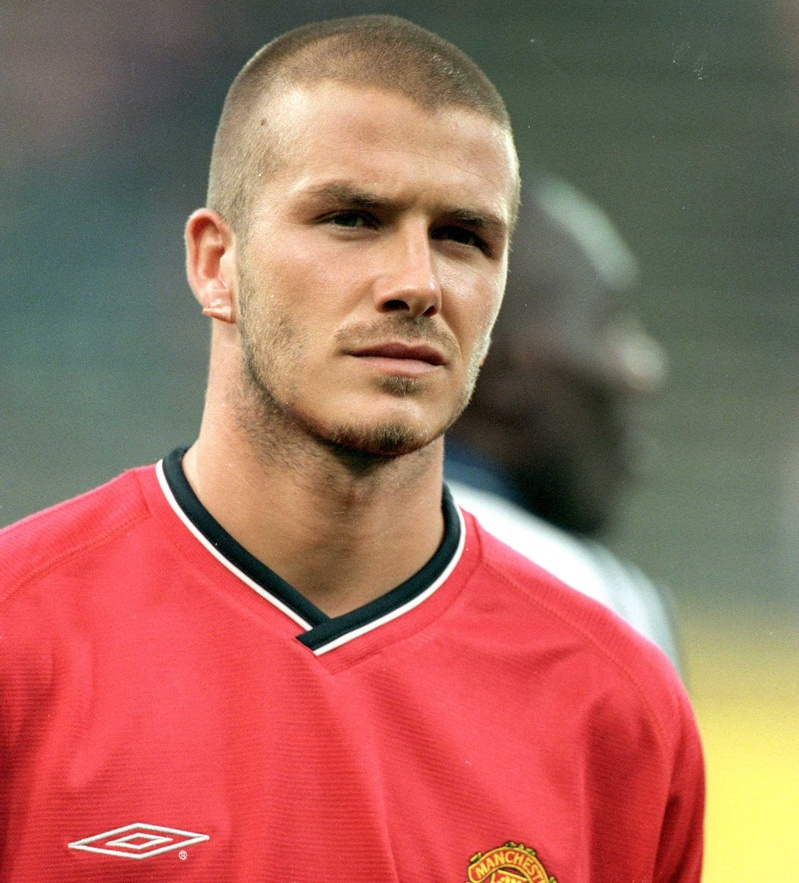
#> input picture images/beckham.jpg, 799 x 883 px, shrunk from 1920 x 2120 before the run
$ python beckham.py
#> lines starting #> are read from the running program, lines starting #| are printed output that depends on the picture
#https://www.udemy.com/pythoncv/learn/v4/t/lecture/5563978?start=0
import numpy as np
import cv2

pic = cv2.imread(r'images/beckham.jpg')
#> pic is the input picture: shape (883, 799, 3); mean B, G, R 93.4, 107.3, 159.6
cols = pic.shape[1]
#> cols = 799
rows = pic.shape[0]
#> rows = 883

M = np.float32([[1, 0, 150], [0, 1, 70]])

shifted = cv2.warpAffine(pic, M, (cols, rows))
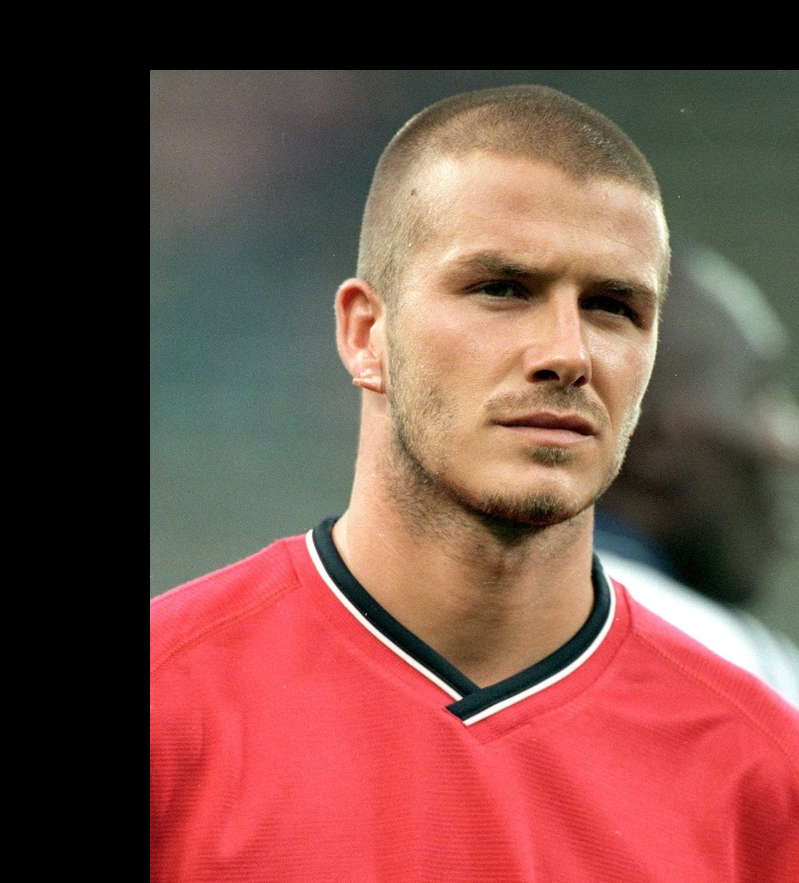
#> shifted: shape (883, 799, 3); mean B, G, R 71, 78.9, 120.8
cv2.imshow('shifted', shifted)
cv2.waitKey(0)
cv2.destroyAllWindows()

$ run again, with images/arnie_30_30_200_2001.jpg copied over images/beckham.jpg
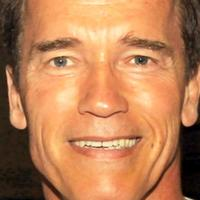
#> input picture images/arnie_30_30_200_2001.jpg, 200 x 200 px
#> pic is the input picture: shape (200, 200, 3); mean B, G, R 86.1, 127.7, 186.2
#> `shifted = cv2.warpAffine(pic, M, (cols, rows))`:
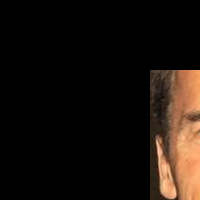
#> shifted: shape (200, 200, 3); mean B, G, R 12, 17.3, 25.1

$ run again, with images/dice_small.jpg copied over images/beckham.jpg
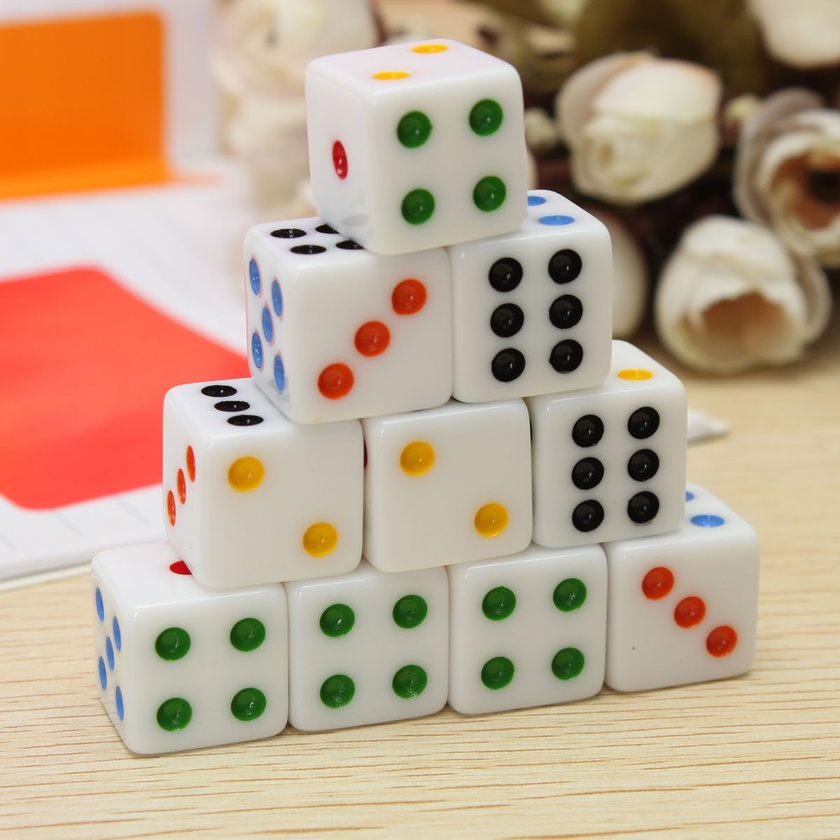
#> input picture images/dice_small.jpg, 840 x 840 px, shrunk from 1200 x 1200 before the run
#> pic is the input picture: shape (840, 840, 3); mean B, G, R 141.6, 165.7, 190.2
#> `shifted = cv2.warpAffine(pic, M, (cols, rows))`:
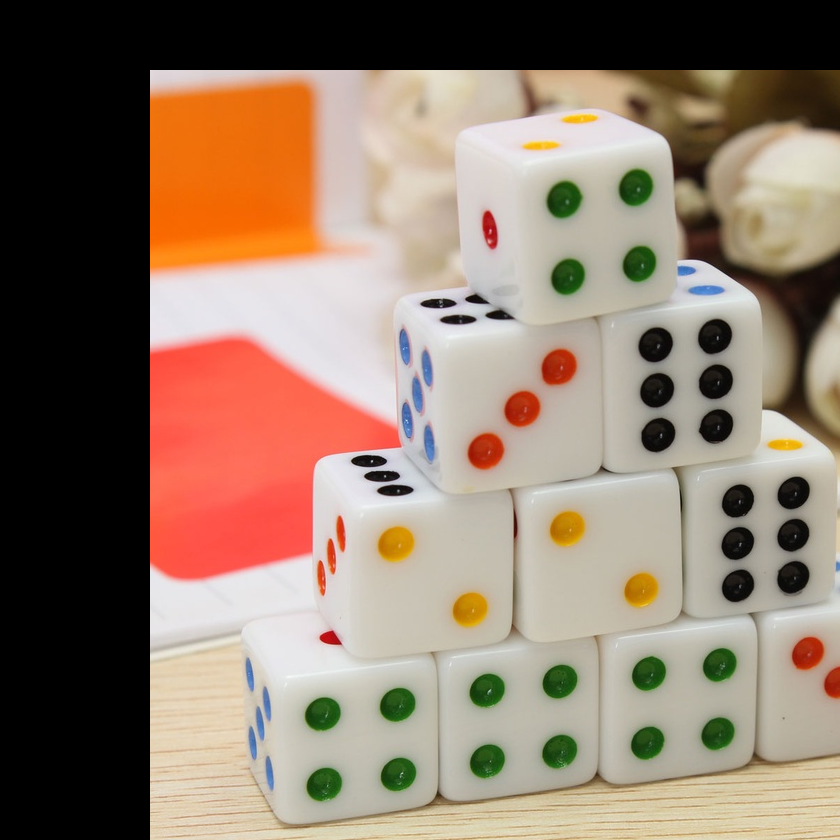
#> shifted: shape (840, 840, 3); mean B, G, R 106.9, 123.4, 143.6
